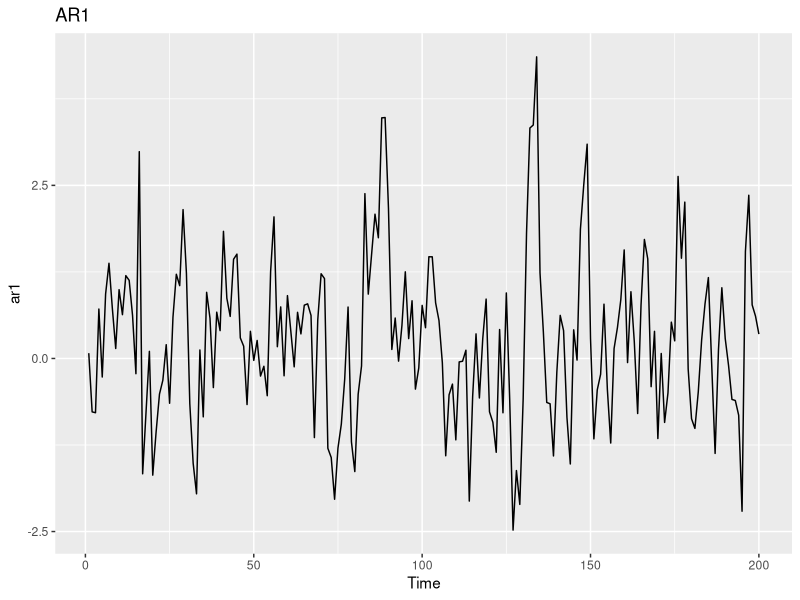
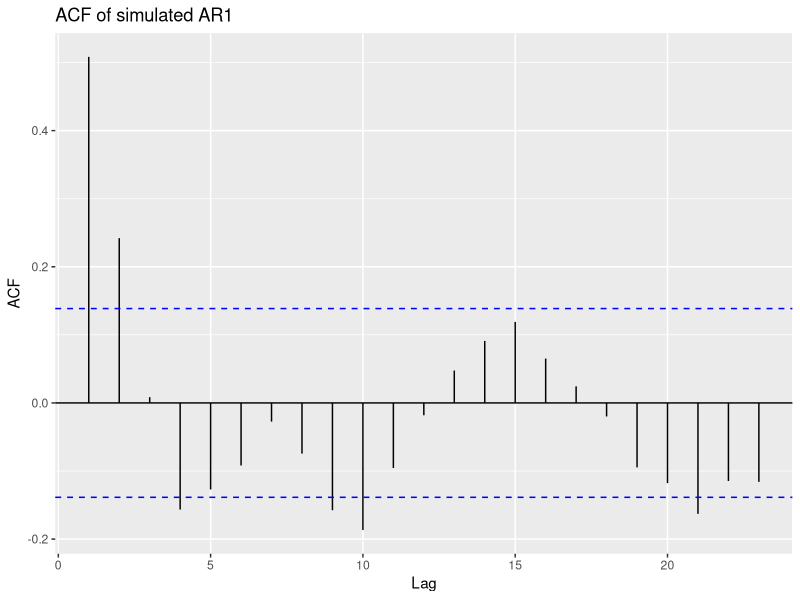
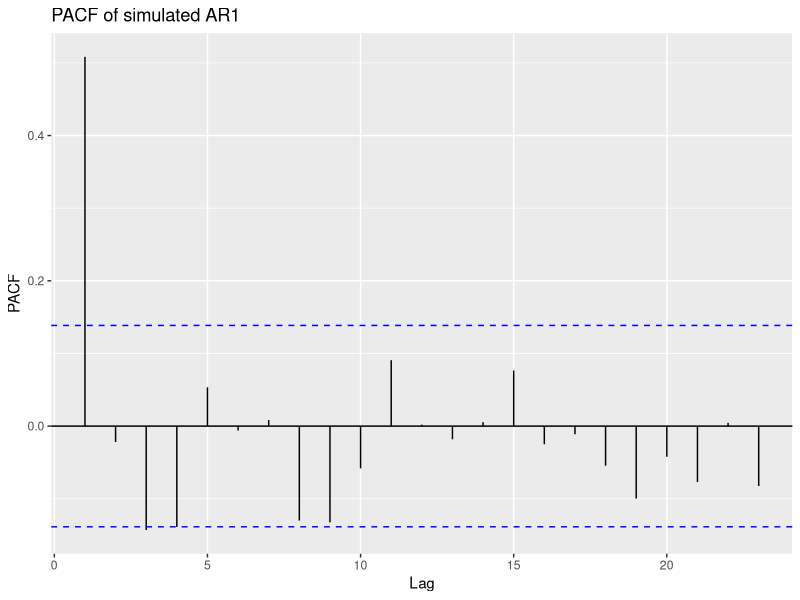
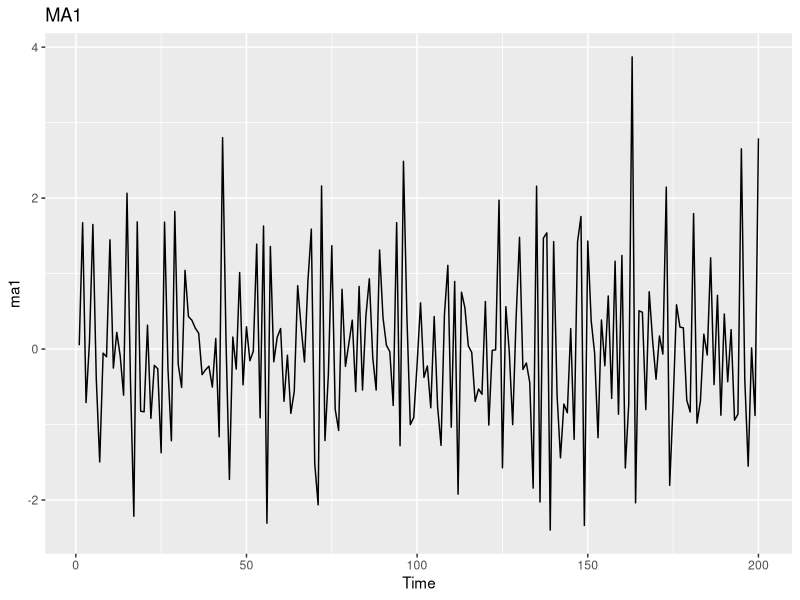
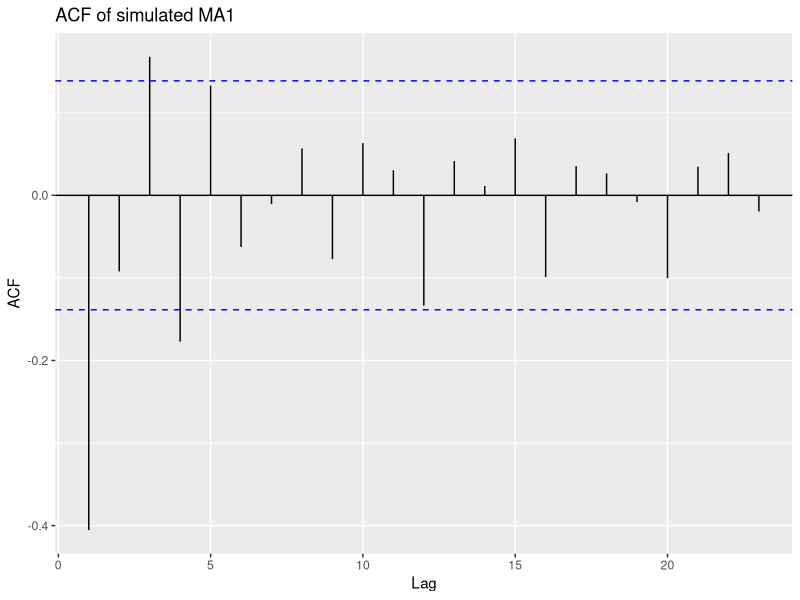
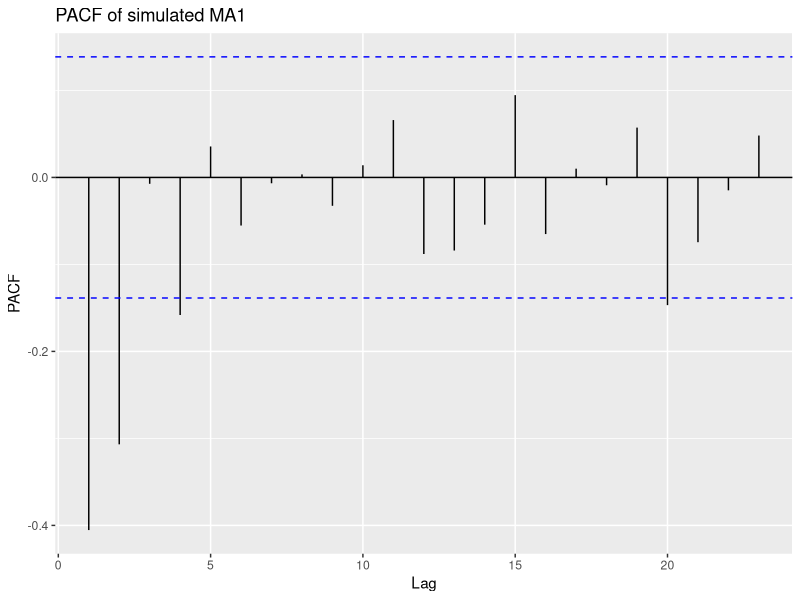
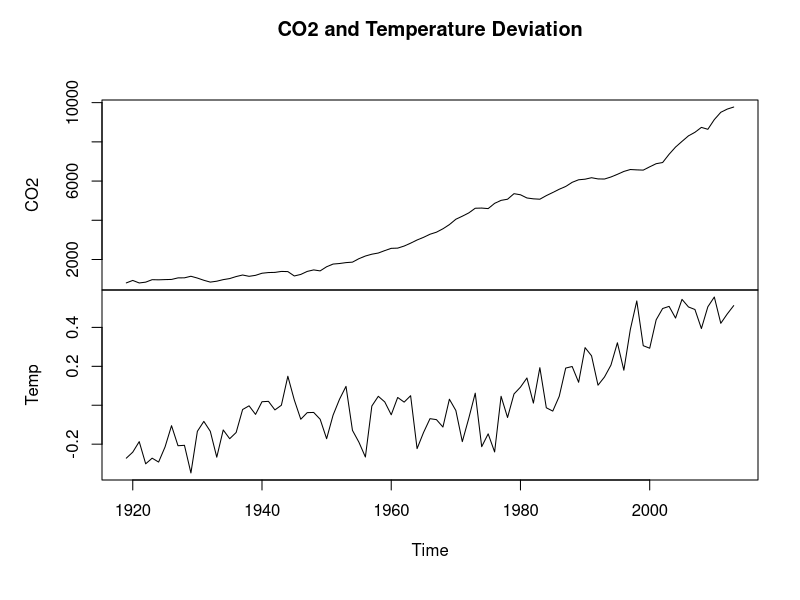
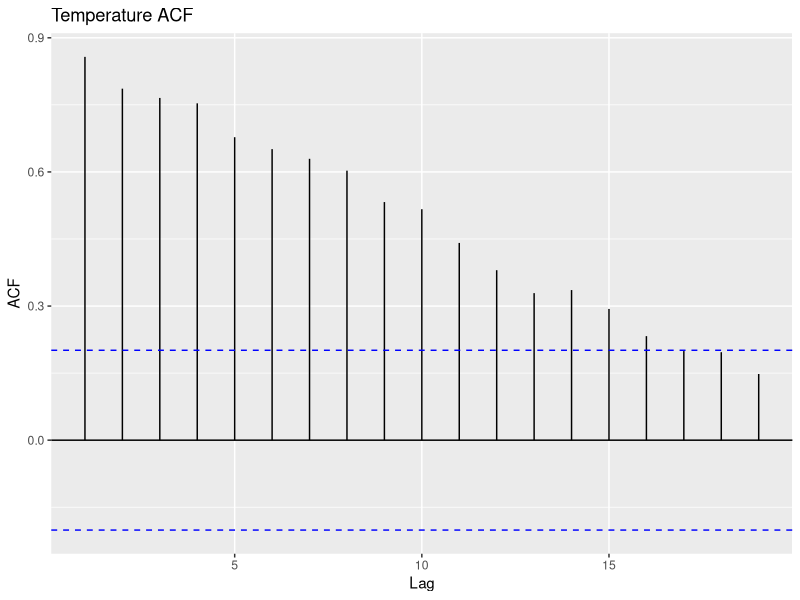

The R source for these figures, in order:
# Series de tiempo y causalidad

# Una serie de tiempo univariada es donde las mediciones se recopilan durante una medida de
# tiempo estándar, que podría ser por minuto, hora, día, semana, mes, etc. Lo que hace que las
# series temporales sean más problemáticas que otros datos es que el orden de las
# observaciones importa. Esta dependencia del orden puede hacer que los métodos de análisis
# estándar produzcan un sesgo o una variación innecesariamente altos.

# Otro aspecto de las series temporales que a menudo se pasa por alto es la causalidad. Sí, no
# queremos confundir correlación con causalidad, pero, en el análisis de series temporales,
# podemos aplicar la técnica de causalidad de Granger para determinar si la causalidad,
# estadísticamente hablando, existe.
# Aplicaremos series de tiempo/técnicas econométricas para identificar
# modelos de pronóstico univariados (incluidos conjuntos), modelos de vectores
# autorregresivos y, finalmente, la causalidad de Granger. 

# es posible que no domines completamente el análisis de series de tiempo, pero
# sabrás lo suficiente para realizar un análisis efectivo y comprender las cuestiones
# fundamentales a considerar al construir modelos de series de tiempo y crear modelos
# predictivos (pronósticos).
# Los siguientes son los temas que se cubrirán:
# • Análisis univariado de series de tiempo
# • Datos de series de tiempo
# • Modelado y evaluación




# Análisis univariado de series temporales

# Nos centraremos en dos métodos para analizar y pronosticar una única serie temporal:
# modelos de suavizado exponencial (exponential smoothing) y media móvil integrada
# autorregresiva (ARIMA, Autoregressive Integrated Moving Average). Comenzaremos
# analizando modelos de suavizado exponencial.
# Al igual que los modelos de media móvil, los modelos de suavizado exponencial utilizan
# ponderaciones para observaciones pasadas. Pero a diferencia de los modelos de media móvil, 
# cuanto más reciente es la observación, más peso se le da en relación con las posteriores. Hay
# tres posibles parámetros de suavizado para estimar: el parámetro de suavizado general, un
# parámetro de tendencia y el parámetro de suavizado estacional. Si no hay tendencia o
# estacionalidad, estos parámetros se vuelven nulos.

# El parámetro de suavizado produce un pronóstico (forecast) con la siguiente ecuación:
#   𝑌𝑡 + 1 = 𝛼(𝑌𝑡) + (1 − 𝛼)𝑌𝑡 − 1 + (1 − 𝛼)2𝑌𝑡 + ⋯ , donde 0 < 𝛼 ≤ 1

# En esta ecuación, Yt es el valor en ese momento, T, y alfa (α) es el parámetro de suavizado.
# Los algoritmos optimizan el alfa (y otros parámetros) minimizando los errores, la suma de
# errores cuadráticos (SSE, Sum of Squared Error) o la máxima verosimilitud.
# La ecuación de pronóstico junto con las ecuaciones de tendencia y estacionalidad, si
# corresponde, será la siguiente:
#   • El pronóstico, donde A es la ecuación de suavizado anterior y h es el número de
# períodos de pronóstico: 𝑌𝑡 + ℎ = 𝐴 + ℎ𝐵𝑡 + 𝑆𝑡
# • La ecuación de tendencia: 𝐵𝑡 = 𝛽(𝐴𝑡 − 𝐴𝑡 − 1) + (1 − 𝛽)𝐵𝑡 − 1
# • La estacionalidad, donde m es el número de períodos estacionales:
#   𝑆𝑡 = Ω(𝑌𝑡 − 𝐴𝑡 − 1 − 𝐵𝑡 − 1) + (1 − Ω)𝑆𝑡 − 𝑚

# Esta ecuación se conoce como método de Holt-Winters. La ecuación de pronóstico es de
# naturaleza aditiva y la tendencia es lineal. El método también permite la inclusión de una
# tendencia amortiguada y una estacionalidad multiplicativa, donde la estacionalidad aumenta
# o disminuye proporcionalmente con el tiempo. Con estos modelos, no tienes que preocuparte
# por el supuesto de estacionariedad como en un modelo ARIMA. La estacionariedad es
# cuando la serie de tiempo tiene una media, varianza y correlación constantes entre todos los
# períodos de tiempo. Dicho esto, sigue siendo importante comprender los modelos ARIMA,
# ya que habrá situaciones en las que tendrán el mejor rendimiento.
# Comenzando con el modelo autorregresivo, el valor de Y en el tiempo T es una función lineal
# de los valores anteriores de Y. La fórmula para un modelo autorregresivo de retraso lag-11
# AR(1) es 𝑌𝑡 = constante + Φ𝑌𝑡 − 1 + 𝐸𝑡. Los supuestos críticos para el modelo son los
# siguientes:
#   • Et denota los errores que se distribuyen de manera idéntica e independiente con una
# media cero y una varianza constante
# • Los errores son independientes de Yt
# • Yt, Yt-1, Yt-n... es estacionario, lo que significa que el valor absoluto de Φ es menor
# que uno

# Con una serie temporal estacionaria, se puede examinar la función de autocorrelación (ACF, Autocorrelation Function).
# El ACF de una serie estacionaria proporciona correlaciones entre
# Yt e Yt-h para h = 1, 2...n. Usemos R para crear una serie AR(1) y trazarla:

install.packages("forecast")
library(forecast)
set.seed(1966)

# este comando simula una serie temporal de un modelo autorregresivo de orden 1 (AR(1)).
# especifica el modelo AR(1) con un coeficiente autorregresivo de 0.5.
# order = c(1, 0, 0) indica que el modelo tiene un término autorregresivo de primer orden (1), sin diferencias (0), y sin términos de media móvil (0).
# ar = 0.5 especifica el coeficiente del término autorregresivo.
# n = 200 indica que se deben generar 200 observaciones para la serie temporal.
ar1 <- arima.sim(list(order = c(1, 0, 0), ar = 0.5), n = 200)
# Este comando utiliza la función autoplot del paquete forecast para graficar la serie temporal simulada.
forecast::autoplot(ar1, main = "AR1")


# Ahora, examinemos ACF:
# Calcula la función de autocorrelación (ACF) de la serie temporal ar1 sin generar un gráfico inmediatamente.
# Utiliza autoplot del paquete forecast para graficar la función de autocorrelación.
forecast::autoplot(acf(ar1, plot = F), main = "ACF of simulated AR1")



# El gráfico ACF muestra que las correlaciones disminuyen exponencialmente a medida que
# aumenta el Lag (retraso). Las líneas azules punteadas indican las bandas de confianza de una
# correlación significativa. Cualquier línea que se extienda por encima o por debajo de la banda
# mínima se considera significativa. Además de ACF, también deberíamos examinar la función
# de autocorrelación parcial (PACF, Partial Autocorrelation Function). La PACF es una
# correlación condicional, lo que significa que la correlación entre Yt e Yt-h está condicionada
# a las observaciones que se encuentran entre los dos. Una forma de entender esto
# intuitivamente es pensar en un modelo de regresión lineal y sus coeficientes. Supongamos
# que tienes Y = 0 + 1X1 versus Y = 0 + 1X1 + 2X2. La relación de X a Y en el primer
# modelo es lineal con un coeficiente, pero en el segundo modelo, el coeficiente será diferente
# debido a que ahora también se tiene en cuenta la relación entre Y y X2. Ten en cuenta que, en
# el siguiente gráfico PACF, el valor de autocorrelación parcial en el lag-1 es idéntico al valor
# de autocorrelación en el lag-1, ya que no se trata de una correlación condicional:

forecast::autoplot(pacf(ar1, plot = F), main = "PACF of simulated AR1")

# Podemos suponer con seguridad que la serie es estacionaria a partir de la apariencia del
# gráfico de la serie temporal anterior. Veremos un par de pruebas estadísticas en el ejercicio
# práctico para asegurarnos de que los datos sean estacionarios pero, en ocasiones, la prueba
# del globo ocular (eyeball test) es suficiente. Si los datos no son estacionarios, entonces es
# posible eliminar la tendencia de los datos tomando sus diferencias. 

# Este es el Integrado (I) en ARIMA. Después de diferenciar, la nueva serie se convierte en
# ΔYt = Yt - Yt-1. Se debería esperar que una diferencia de primer orden alcance la 
# estacionariedad pero, en algunas ocasiones, puede ser necesaria una diferencia de segundo
# orden. Un modelo ARIMA con AR(1) e I(1) se anotaría como (1, 1, 0).
# MA significa media móvil (Moving Average). Este no es el promedio móvil simple como el
# promedio móvil de 50 días del precio de una acción, sino más bien un coeficiente que se
# aplica a los errores. Por supuesto, los errores se distribuyen de forma idéntica e independiente
# con una media cero y una varianza constante. La fórmula para un modelo MA(1) es Yt =
# constante + Et + ΘEt-1. Como hicimos con el modelo AR(1), podemos construir un MA(1)
# en R, de la siguiente manera:

set.seed(123)
ma1 <- arima.sim(list(order = c(0, 0, 1), ma = -0.5), n = 200)
forecast::autoplot(ma1, main = "MA1")

# Los gráficos ACF y PACF son un poco diferentes del modelo AR(1). Ten en cuenta que
# existen algunas reglas generales al observar los gráficos para determinar si el modelo tiene
# términos AR y/o MA. Pueden ser un poco subjetivos, así que dejaremos que tu aprendas estas
# heurísticas, pero confiamos en R para identificar el modelo adecuado. En los siguientes
# gráficos, veremos una correlación significativa en el retraso 1 y dos correlaciones parciales
# significativas en el retraso 1 y el retraso 2:
forecast::autoplot(acf(ma1, plot = F), main = "ACF of simulated MA1")

# La figura anterior es el gráfico ACF y ahora veremos el gráfico PACF:
forecast::autoplot(pacf(ma1, plot = F), main = "PACF of simulated MA1")

# Con los modelos ARIMA es posible incorporar la estacionalidad, incluidos los términos
# autorregresivos, integrados y de media móvil. La notación del modelo ARIMA no estacional
# suele ser (p, d, q). Con ARIMA estacional, supongamos que los datos son mensuales,
# entonces la notación sería (p, d, q) × (P, D, Q)12, y el 12 en la notación tomaría en cuenta la
# estacionalidad mensual. En los paquetes que usaremos, R puede identificar automáticamente
# si se debe incluir la estacionalidad; de ser así, también se incluirán los términos óptimos.



# Comprender la causalidad de Granger
# Imagina que te hacen una pregunta como: ¿Cuál es la relación entre el número de recetas
# nuevas y el total de recetas del medicamento X? Tu sabes que estos se miden mensualmente,
# entonces, ¿qué podrías hacer para comprender esa relación, dado que la gente cree que los
# nuevos guiones aumentarán el total de guiones? ¿O qué tal si se prueba la hipótesis de que
# los precios de las materias primas (en particular, el cobre) son un indicador adelantado de los
# precios del mercado de valores en Estados Unidos?
#   Bueno, con dos conjuntos de datos de series temporales, x e y, la causalidad de Granger es
# un método que intenta determinar si es probable que una serie influya en un cambio en la
# otra. Esto se hace tomando diferentes rezagos de una serie y utilizándolos para modelar el
# cambio en la segunda serie. Para lograr esto, crearemos dos modelos que predecirán y, uno
# solo con los valores pasados de y(Ω) y el otro con los valores pasados de y y x(π). Los
# modelos son los siguientes, donde k es el número de rezagos en la serie de tiempo:
#   Sea Ω = 𝑦𝑡 = 𝛽0 + 𝛽1𝑦𝑡 − 1 + ⋯ 𝛽𝑘𝑦𝑡 − 𝑘 + 𝜖 y
# sea 𝜋 = 𝑦𝑡 = 𝛽0 + 𝛽1𝑦𝑡 − 1 + ⋯ + 𝛽𝑘𝑦𝑡 − 𝑘 + 𝛼1𝑦𝑡 − 1 + ⋯ + 𝛼𝑘𝑦𝑡 − 𝑘 + 𝜖
# Luego se compara el RSS y se utiliza la prueba F para determinar si el modelo anidado (Ω)
# es lo suficientemente adecuado para explicar los valores futuros de y o si el modelo completo
# (π) es mejor. La prueba F se utiliza para probar las siguientes hipótesis nulas y alternativas:
#   • H0:1=0 para cada i[1, k], sin causalidad de Granger
# • H1: 1≠0 para al menos un i[1, k], causalidad de Granger

# Básicamente, estamos tratando de determinar si podemos decir que, estadísticamente, x
# proporciona más información sobre los valores futuros de y que los valores pasados de y
# solos. En esta definición, está claro que no estamos tratando de probar una causalidad real,
# sólo que los dos valores están relacionados por algún fenómeno. En este sentido, también
# debemos ejecutar este modelo a la inversa para verificar que y no proporciona información
# sobre los valores futuros de x. Si encontramos que este es el caso, es probable que haya alguna
# variable exógena, digamos Z, que deba controlarse o que posiblemente sea una mejor
# candidata para la causalidad de Granger. Originalmente, había que aplicar el método a series
# temporales estacionarias para evitar resultados espurios. Este ya no es el caso como se
# demostrará.

# Hay un par de formas diferentes de identificar la estructura de retraso (lag) adecuada.
# Naturalmente, podemos utilizar la fuerza bruta y la ignorancia para probar todos los retrasos
# razonables, uno a la vez. Es posible que tengamos una intuición racional basada en la
# experiencia en el dominio o quizás en investigaciones previas que existan para guiar la
# selección del retraso.
# De lo contrario, puedes aplicar auto regresión vectorial (VAR, Vector Autoregression) para
# identificar la estructura de retraso con el criterio de información más bajo, como el criterio
# de información de Aikake (AIC, Aikake’s Information Criterion) o el error de predicción
# final (FPE, Final Prediction Error). Para simplificar, aquí está la notación para los modelos
# VAR con dos variables, y esto incorpora solo un lag para cada variable. Esta notación se
# puede ampliar para tantas variables y lags como sea apropiado:
#   • Y = constante1 + B11Yt-1 + B12Yt-1 + e1
# • X = constante1 + B21Yt-1 + B22Yt-1 + e2
# En R, este proceso es bastante sencillo de implementar como veremos en el siguiente
# problema práctico.



# ------------------------------------------------------------------------------

# Datos de series de tiempo

# El cambio climático está ocurriendo. Siempre lo ha sido y lo será, pero la gran pregunta, al
# menos desde un punto de vista político y económico, ¿es el cambio climático provocado por
# el hombre? Utilizaremos esta parte del documento para poner a prueba el modelado
# econométrico de series temporales para tratar de aprender si las emisiones de carbono causan,
# estadísticamente hablando, el cambio climático y, en particular, el aumento de las
# temperaturas.

# Los datos que usaremos se proporcionan como una anomalía anual, que se calcula como la
# diferencia de la temperatura superficial anual media para un período de tiempo determinado
# versus el promedio de los años de referencia (1961-1990). La temperatura superficial anual
# es un conjunto de temperaturas recopiladas a nivel mundial y combinadas a partir de los
# conjuntos de datos de temperatura del aire en la superficie CRUTEM4 y de la superficie del
# mar HadSST3. Los escépticos han atacado a los parciales y poco fiables:
#   https://www.telegraph.co.uk/comment/11561629/Top-scientists-start-to-examine-fiddledglobal-warming-figures.html. Esto está muy fuera de nuestro alcance de esfuerzo aquí, por
# lo que debemos aceptar y utilizar estos datos tal como están, pero de todos modos lo
# encontramos divertido. Obtuvimos los datos desde 1919 hasta 2013 para que coincidan con
# nuestros datos de CO2.

# Las estimaciones de emisiones globales de CO2 se pueden encontrar en el Centro de Análisis
# de Información sobre Dióxido de Carbono (CDIAC) del Departamento de Energía de EE.
# UU. en el siguiente sitio web: https://data.globalchange.gov/organization/carbon-dioxideinformation-analysis-center.
# Instalemos bibliotecas según sea necesario, carguemos los datos y examinemos la estructura:
library(magrittr)
library(ggthemes)
library(tseries)
library(ggplot2)
library(tidyverse)
climate <- readr::read_csv("climate.csv")
str(climate)


# Pondremos esto en una estructura de serie temporal, especificando los años de inicio y
# finalización:
climate_ts <- ts(climate[, 2:3],
                 start = 1919,
                 end = 2013)
#   Con nuestros datos cargados y colocados en estructuras de series temporales, ahora podemos
# comenzar a comprenderlos y prepararlos aún más para el análisis.


# Exploración de datos
# Comencemos con una gráfica de la serie temporal usando la base de R:

plot(climate_ts, main = "CO2 and Temperature Deviation")

# Parece que los niveles de CO2 realmente comenzaron a aumentar después de la Segunda
# Guerra Mundial y hay un rápido aumento de las anomalías de temperatura a mediados de los
# años 1970. No parece haber valores atípicos obvios y la variación a lo largo del tiempo parece
# constante.
# Utilizando el procedimiento estándar, podemos ver que las dos series están altamente
# correlacionadas, como sigue:
cor(climate_ts)


# Como se mencionó anteriormente, esto no es motivo de alegría, ya que no prueba
# absolutamente nada. Buscaremos la estructura trazando ACF y PACF para ambas series:
forecast::autoplot(acf(climate_ts[, 2], plot = F), main="Temperature ACF")

# Este código nos da el gráfico PACF para la temperatura:
forecast::autoplot(pacf(climate_ts[, 2], plot = F), main = "Temperature PACF")

# Este código nos da el gráfico ACF para CO2:
forecast::autoplot(acf(climate_ts[, 1], plot = F), main = "CO2 ACF")

# Este código nos da el gráfico PACF para CO2:
forecast::autoplot(acf(climate_ts[, 1], plot = F), main = "CO2 PACF")

# Con los patrones ACF que decaen lentamente y los patrones PACF que decaen rápidamente,
# podemos suponer que ambas series son autorregresivas, aunque Temp parece tener algunos
# términos MA significativos. A continuación, echemos un vistazo a la función de correlación
# cruzada (CCF, Cross-Correlation Function). Ten en cuenta que ponemos nuestra x antes de
# nuestra y en la función:

forecast::autoplot(ccf(climate_ts[, 1], climate_ts[, 2], plot = F), main = "CCF")

# El CCF nos muestra la correlación entre la temperatura y los lags de CO2. Si los lags
# negativos de la variable x tienen una correlación alta, podemos decir que x adelanta a y. Si
# los lags positivos de x tienen una correlación alta, decimos que x lags y. Aquí podemos ver
# que el CO2 es una variable tanto adelantada como retrasada. Para nuestro análisis, es
# alentador que veamos lo primero, pero extraño que veamos lo segundo. Veremos durante el
# análisis de causalidad del VAR y de Granger si esto importará o no.
# Además, necesitamos probar si los datos son estacionarios. Podemos probar esto con la
# prueba Augmented Dickey-Fuller (ADF) disponible en el paquete tseries, usando la función
# adf.test(), de la siguiente manera:

tseries::adf.test(climate_ts[, 1])
tseries::adf.test(climate_ts[, 2])

# Para ambas series, tenemos valores p insignificantes, por lo que no podemos rechazar el valor
# nulo y concluir que no son estacionarios.
# Habiendo explorado los datos, comencemos el proceso de modelado, comenzando con la
# aplicación de técnicas univariadas a las anomalías de temperatura.


# Modelado y evaluación
# Para el paso de modelado y evaluación, nos centraremos en tres tareas. La primera es producir
# un modelo de pronóstico univariado aplicado únicamente a la temperatura de la superficie.
# El segundo es desarrollar un modelo de auto regresión vectorial de la temperatura de la
# superficie y los niveles de CO2, utilizando ese resultado para informar nuestro trabajo sobre
# si los niveles de CO2 causan las anomalías de la temperatura de la superficie.
# Previsión de series temporales univariadas
# Con esta tarea, el objetivo es producir un pronóstico univariado para la temperatura de la
# superficie, centrándose en elegir un modelo de suavizado exponencial, un modelo ARIMA o
# un conjunto de métodos, incluida una red neuronal. Entrenaremos los modelos y
# determinaremos su precisión predictiva en un conjunto de pruebas fuera de tiempo, tal como
# lo hemos hecho en otros esfuerzos de aprendizaje. El siguiente código crea el entrenamiento
# y los conjuntos de prueba:
  
temp_ts <- ts(climate$Temp, start = 1919, frequency = 1)
train <- window(temp_ts, end = 2007)
test <- window(temp_ts, start = 2008)

# Para construir nuestro modelo de suavizado exponencial, usaremos la función ets() que se
# encuentra en el paquete forecast. La función encontrará el mejor modelo con el AIC más
# bajo:
  
fit.ets <- forecast::ets(train)
fit.ets

# El objeto modelo devuelve una serie de parámetros de interés. Lo primero que hay que
# comprobar es qué significa (A, A, N). Representa que el modelo seleccionado es un
# suavizado exponencial simple con errores aditivos. La primera letra indica el tipo de error, la 
# segunda letra la tendencia y la tercera letra la estacionalidad. Las letras posibles son las
# siguientes:
#   • A = aditivo
# • M = multiplicativo
# • N = ninguno
# También vemos las estimaciones de parámetros con alfa, el parámetro de suavizado, para la
# corrección de errores (el nivel) y beta para la pendiente. Los valores del estado inicial se
# utilizaron para iniciar la selección del modelo; sigma es la variación de los residuos y se
# proporcionan los valores de los criterios del modelo. Puedes trazar cómo cambian las
# estimaciones con el tiempo:
forecast::autoplot(fit.ets)
